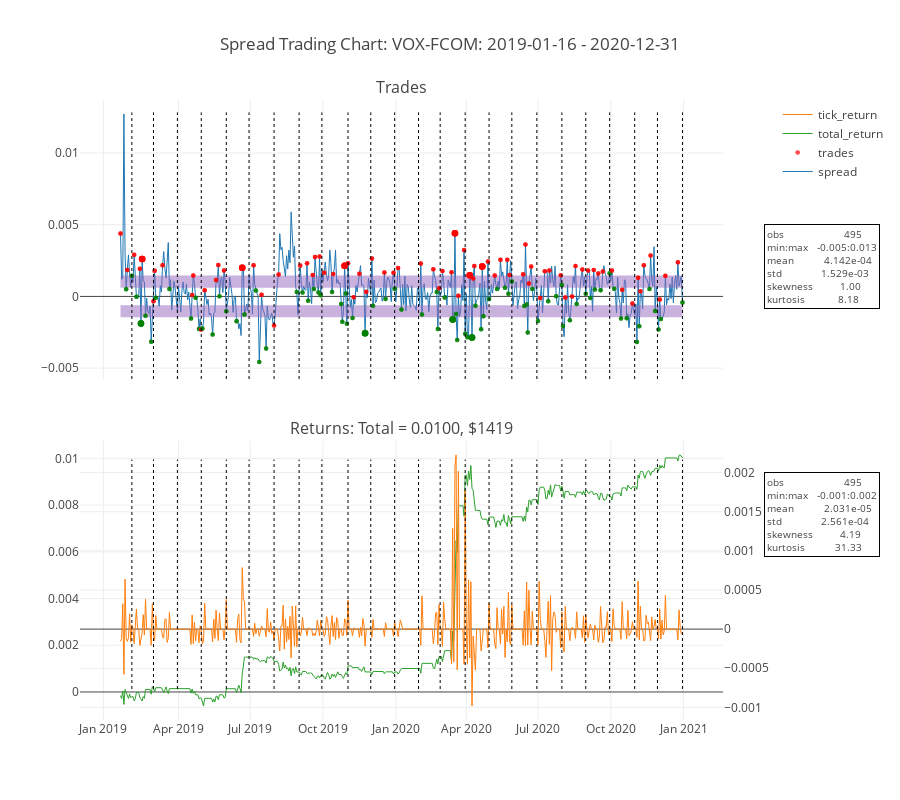

Source (notebook cell):
### Code cell
close_threshold, open_threshold = get_thresholds((0.30, 0.70))
strategy_params = dict(
    pair=pairs[1],
    window=15,
    open_threshold=open_threshold,
    close_threshold=close_threshold,
    run=True,
    transact_cost_per_share = 0.01,
    closed_positions = [],
)
strategy_params["df_ticks"] = utils.get_ticks(strategy_params["pair"], df_data, strategy_params["window"])

strategy = utils.Strategy(**strategy_params)
strategy.plot()

### Figure 1 — Plotly figure (JSON) as saved in the notebook; plotly's stock layout.template omitted (floating-point values rounded to 4 significant figures; data arrays with more than 128 entries replaced by an {"elided": "..."} marker saying what was removed)
{"data": [{"line": {"width": 1}, "name": "spread", "type": "scatter", "x": {"elided": "495 str values"}, "xaxis": "x", "y": {"elided": "495 float values"}, "yaxis": "y"}, {"hoverinfo": "skip", "line": {"width": 0}, "name": "close_threshold", "showlegend": false, "type": "scatter", "x": {"elided": "495 str values"}, "xaxis": "x", "y": {"elided": "495 float values"}, "yaxis": "y"}, {"fill": "tonexty", "hoverinfo": "skip", "line": {"color": "#9467BD", "width": 0}, "name": "open_threshold", "showlegend": false, "type": "scatter", "x": {"elided": "495 str values"}, "xaxis": "x", "y": {"elided": "495 float values"}, "yaxis": "y"}, {"hoverinfo": "skip", "line": {"width": 0}, "name": "close_threshold", "showlegend": false, "type": "scatter", "x": {"elided": "495 str values"}, "xaxis": "x", "y": {"elided": "495 float values"}, "yaxis": "y"}, {"fill": "tonexty", "hoverinfo": "skip", "line": {"color": "#9467BD", "width": 0}, "name": "open_threshold", "showlegend": false, "type": "scatter", "x": {"elided": "495 str values"}, "xaxis": "x", "y": {"elided": "495 float values"}, "yaxis": "y"}, {"hovertemplate": "%{text}", "marker": {"color": {"elided": "340 str values"}, "line": {"width": 0}, "size": {"elided": "340 float values"}}, "mode": "markers", "name": "trades", "text": {"elided": "340 str values"}, "type": "scatter", "x": {"elided": "340 str values"}, "xaxis": "x", "y": {"elided": "340 float values"}, "yaxis": "y"}, {"line": {"color": "#2CA02C", "width": 1}, "name": "total_return", "type": "scatter", "x": {"elided": "495 str values"}, "xaxis": "x2", "y": {"elided": "495 float values"}, "yaxis": "y3"}, {"line": {"color": "#FF7F0E", "width": 1}, "name": "tick_return", "type": "scatter", "x": {"elided": "495 str values"}, "xaxis": "x2", "y": {"elided": "495 float values"}, "yaxis": "y4"}], "layout": {"annotations": [{"font": {"size": 16}, "showarrow": false, "text": "Trades", "x": 0.47, "xanchor": "center", "xref": "paper", "y": 1, "yanchor": "bottom", "yref": "paper"}, {"font": {"size": 16}, "showarrow": false, "text": "Returns: Total = 0.0100, $1419", "x": 0.47, "xanchor": "center", "xref": "paper", "y": 0.45, "yanchor": "bottom", "yref": "paper"}, {"align": "left", "bgcolor": "white", "bordercolor": "black", "borderpad": 2, "borderwidth": 1, "font": {"size": 10}, "showarrow": false, "text": "obs                    495<br>min:max   -0.001:0.002<br>mean          2.031e-05<br>std             2.561e-04<br>skewness         4.19<br>kurtosis          31.33", "x": 1, "xanchor": "left", "xref": "paper", "y": 0.4, "yanchor": "top", "yref": "paper"}, {"align": "left", "bgcolor": "white", "bordercolor": "black", "borderpad": 2, "borderwidth": 1, "font": {"size": 10}, "showarrow": false, "text": "obs                    495<br>min:max   -0.005:0.013<br>mean          4.142e-04<br>std             1.529e-03<br>skewness         1.00<br>kurtosis           8.18", "x": 1, "xanchor": "left", "xref": "paper", "y": 0.8, "yanchor": "top", "yref": "paper"}], "autosize": true, "height": 800, "hoverlabel": {"font": {"family": "Courier New, monospace"}}, "shapes": [{"line": {"dash": "dot", "width": 1}, "type": "line", "x0": "2019-01-31", "x1": "2019-01-31", "xref": "x", "y0": 0.55, "y1": 0.98, "yref": "paper"}, {"line": {"dash": "dot", "width": 1}, "type": "line", "x0": "2019-01-31", "x1": "2019-01-31", "xref": "x", "y0": 0.05, "y1": 0.42, "yref": "paper"}, {"line": {"dash": "dot", "width": 1}, "type": "line", "x0": "2019-02-28", "x1": "2019-02-28", "xref": "x", "y0": 0.55, "y1": 0.98, "yref": "paper"}, {"line": {"dash": "dot", "width": 1}, "type": "line", "x0": "2019-02-28", "x1": "2019-02-28", "xref": "x", "y0": 0.05, "y1": 0.42, "yref": "paper"}, {"line": {"dash": "dot", "width": 1}, "type": "line", "x0": "2019-03-29", "x1": "2019-03-29", "xref": "x", "y0": 0.55, "y1": 0.98, "yref": "paper"}, {"line": {"dash": "dot", "width": 1}, "type": "line", "x0": "2019-03-29", "x1": "2019-03-29", "xref": "x", "y0": 0.05, "y1": 0.42, "yref": "paper"}, {"line": {"dash": "dot", "width": 1}, "type": "line", "x0": "2019-04-30", "x1": "2019-04-30", "xref": "x", "y0": 0.55, "y1": 0.98, "yref": "paper"}, {"line": {"dash": "dot", "width": 1}, "type": "line", "x0": "2019-04-30", "x1": "2019-04-30", "xref": "x", "y0": 0.05, "y1": 0.42, "yref": "paper"}, {"line": {"dash": "dot", "width": 1}, "type": "line", "x0": "2019-05-31", "x1": "2019-05-31", "xref": "x", "y0": 0.55, "y1": 0.98, "yref": "paper"}, {"line": {"dash": "dot", "width": 1}, "type": "line", "x0": "2019-05-31", "x1": "2019-05-31", "xref": "x", "y0": 0.05, "y1": 0.42, "yref": "paper"}, {"line": {"dash": "dot", "width": 1}, "type": "line", "x0": "2019-06-28", "x1": "2019-06-28", "xref": "x", "y0": 0.55, "y1": 0.98, "yref": "paper"}, {"line": {"dash": "dot", "width": 1}, "type": "line", "x0": "2019-06-28", "x1": "2019-06-28", "xref": "x", "y0": 0.05, "y1": 0.42, "yref": "paper"}, {"line": {"dash": "dot", "width": 1}, "type": "line", "x0": "2019-07-31", "x1": "2019-07-31", "xref": "x", "y0": 0.55, "y1": 0.98, "yref": "paper"}, {"line": {"dash": "dot", "width": 1}, "type": "line", "x0": "2019-07-31", "x1": "2019-07-31", "xref": "x", "y0": 0.05, "y1": 0.42, "yref": "paper"}, {"line": {"dash": "dot", "width": 1}, "type": "line", "x0": "2019-08-30", "x1": "2019-08-30", "xref": "x", "y0": 0.55, "y1": 0.98, "yref": "paper"}, {"line": {"dash": "dot", "width": 1}, "type": "line", "x0": "2019-08-30", "x1": "2019-08-30", "xref": "x", "y0": 0.05, "y1": 0.42, "yref": "paper"}, {"line": {"dash": "dot", "width": 1}, "type": "line", "x0": "2019-09-30", "x1": "2019-09-30", "xref": "x", "y0": 0.55, "y1": 0.98, "yref": "paper"}, {"line": {"dash": "dot", "width": 1}, "type": "line", "x0": "2019-09-30", "x1": "2019-09-30", "xref": "x", "y0": 0.05, "y1": 0.42, "yref": "paper"}, {"line": {"dash": "dot", "width": 1}, "type": "line", "x0": "2019-10-31", "x1": "2019-10-31", "xref": "x", "y0": 0.55, "y1": 0.98, "yref": "paper"}, {"line": {"dash": "dot", "width": 1}, "type": "line", "x0": "2019-10-31", "x1": "2019-10-31", "xref": "x", "y0": 0.05, "y1": 0.42, "yref": "paper"}, {"line": {"dash": "dot", "width": 1}, "type": "line", "x0": "2019-11-29", "x1": "2019-11-29", "xref": "x", "y0": 0.55, "y1": 0.98, "yref": "paper"}, {"line": {"dash": "dot", "width": 1}, "type": "line", "x0": "2019-11-29", "x1": "2019-11-29", "xref": "x", "y0": 0.05, "y1": 0.42, "yref": "paper"}, {"line": {"dash": "dot", "width": 1}, "type": "line", "x0": "2019-12-31", "x1": "2019-12-31", "xref": "x", "y0": 0.55, "y1": 0.98, "yref": "paper"}, {"line": {"dash": "dot", "width": 1}, "type": "line", "x0": "2019-12-31", "x1": "2019-12-31", "xref": "x", "y0": 0.05, "y1": 0.42, "yref": "paper"}, {"line": {"dash": "dot", "width": 1}, "type": "line", "x0": "2020-01-31", "x1": "2020-01-31", "xref": "x", "y0": 0.55, "y1": 0.98, "yref": "paper"}, {"line": {"dash": "dot", "width": 1}, "type": "line", "x0": "2020-01-31", "x1": "2020-01-31", "xref": "x", "y0": 0.05, "y1": 0.42, "yref": "paper"}, {"line": {"dash": "dot", "width": 1}, "type": "line", "x0": "2020-02-28", "x1": "2020-02-28", "xref": "x", "y0": 0.55, "y1": 0.98, "yref": "paper"}, {"line": {"dash": "dot", "width": 1}, "type": "line", "x0": "2020-02-28", "x1": "2020-02-28", "xref": "x", "y0": 0.05, "y1": 0.42, "yref": "paper"}, {"line": {"dash": "dot", "width": 1}, "type": "line", "x0": "2020-03-31", "x1": "2020-03-31", "xref": "x", "y0": 0.55, "y1": 0.98, "yref": "paper"}, {"line": {"dash": "dot", "width": 1}, "type": "line", "x0": "2020-03-31", "x1": "2020-03-31", "xref": "x", "y0": 0.05, "y1": 0.42, "yref": "paper"}, {"line": {"dash": "dot", "width": 1}, "type": "line", "x0": "2020-04-30", "x1": "2020-04-30", "xref": "x", "y0": 0.55, "y1": 0.98, "yref": "paper"}, {"line": {"dash": "dot", "width": 1}, "type": "line", "x0": "2020-04-30", "x1": "2020-04-30", "xref": "x", "y0": 0.05, "y1": 0.42, "yref": "paper"}, {"line": {"dash": "dot", "width": 1}, "type": "line", "x0": "2020-05-29", "x1": "2020-05-29", "xref": "x", "y0": 0.55, "y1": 0.98, "yref": "paper"}, {"line": {"dash": "dot", "width": 1}, "type": "line", "x0": "2020-05-29", "x1": "2020-05-29", "xref": "x", "y0": 0.05, "y1": 0.42, "yref": "paper"}, {"line": {"dash": "dot", "width": 1}, "type": "line", "x0": "2020-06-30", "x1": "2020-06-30", "xref": "x", "y0": 0.55, "y1": 0.98, "yref": "paper"}, {"line": {"dash": "dot", "width": 1}, "type": "line", "x0": "2020-06-30", "x1": "2020-06-30", "xref": "x", "y0": 0.05, "y1": 0.42, "yref": "paper"}, {"line": {"dash": "dot", "width": 1}, "type": "line", "x0": "2020-07-31", "x1": "2020-07-31", "xref": "x", "y0": 0.55, "y1": 0.98, "yref": "paper"}, {"line": {"dash": "dot", "width": 1}, "type": "line", "x0": "2020-07-31", "x1": "2020-07-31", "xref": "x", "y0": 0.05, "y1": 0.42, "yref": "paper"}, {"line": {"dash": "dot", "width": 1}, "type": "line", "x0": "2020-08-31", "x1": "2020-08-31", "xref": "x", "y0": 0.55, "y1": 0.98, "yref": "paper"}, {"line": {"dash": "dot", "width": 1}, "type": "line", "x0": "2020-08-31", "x1": "2020-08-31", "xref": "x", "y0": 0.05, "y1": 0.42, "yref": "paper"}, {"line": {"dash": "dot", "width": 1}, "type": "line", "x0": "2020-09-30", "x1": "2020-09-30", "xref": "x", "y0": 0.55, "y1": 0.98, "yref": "paper"}, {"line": {"dash": "dot", "width": 1}, "type": "line", "x0": "2020-09-30", "x1": "2020-09-30", "xref": "x", "y0": 0.05, "y1": 0.42, "yref": "paper"}, {"line": {"dash": "dot", "width": 1}, "type": "line", "x0": "2020-10-30", "x1": "2020-10-30", "xref": "x", "y0": 0.55, "y1": 0.98, "yref": "paper"}, {"line": {"dash": "dot", "width": 1}, "type": "line", "x0": "2020-10-30", "x1": "2020-10-30", "xref": "x", "y0": 0.05, "y1": 0.42, "yref": "paper"}, {"line": {"dash": "dot", "width": 1}, "type": "line", "x0": "2020-11-30", "x1": "2020-11-30", "xref": "x", "y0": 0.55, "y1": 0.98, "yref": "paper"}, {"line": {"dash": "dot", "width": 1}, "type": "line", "x0": "2020-11-30", "x1": "2020-11-30", "xref": "x", "y0": 0.05, "y1": 0.42, "yref": "paper"}, {"line": {"dash": "dot", "width": 1}, "type": "line", "x0": "2020-12-31", "x1": "2020-12-31", "xref": "x", "y0": 0.55, "y1": 0.98, "yref": "paper"}, {"line": {"dash": "dot", "width": 1}, "type": "line", "x0": "2020-12-31", "x1": "2020-12-31", "xref": "x", "y0": 0.05, "y1": 0.42, "yref": "paper"}], "title": {"text": "Spread Trading Chart: VOX-FCOM: 2019-01-16 - 2020-12-31"}, "xaxis": {"anchor": "y", "domain": [0, 0.94], "matches": "x2", "rangebreaks": [{"values": {"elided": "221 str values"}}], "showticklabels": false}, "xaxis2": {"anchor": "y3", "domain": [0, 0.94], "rangebreaks": [{"values": {"elided": "221 str values"}}]}, "yaxis": {"anchor": "x", "domain": [0.55, 1]}, "yaxis2": {"anchor": "x", "overlaying": "y", "side": "right"}, "yaxis3": {"anchor": "x2", "domain": [0, 0.45]}, "yaxis4": {"anchor": "x2", "overlaying": "y3", "side": "right"}}}
